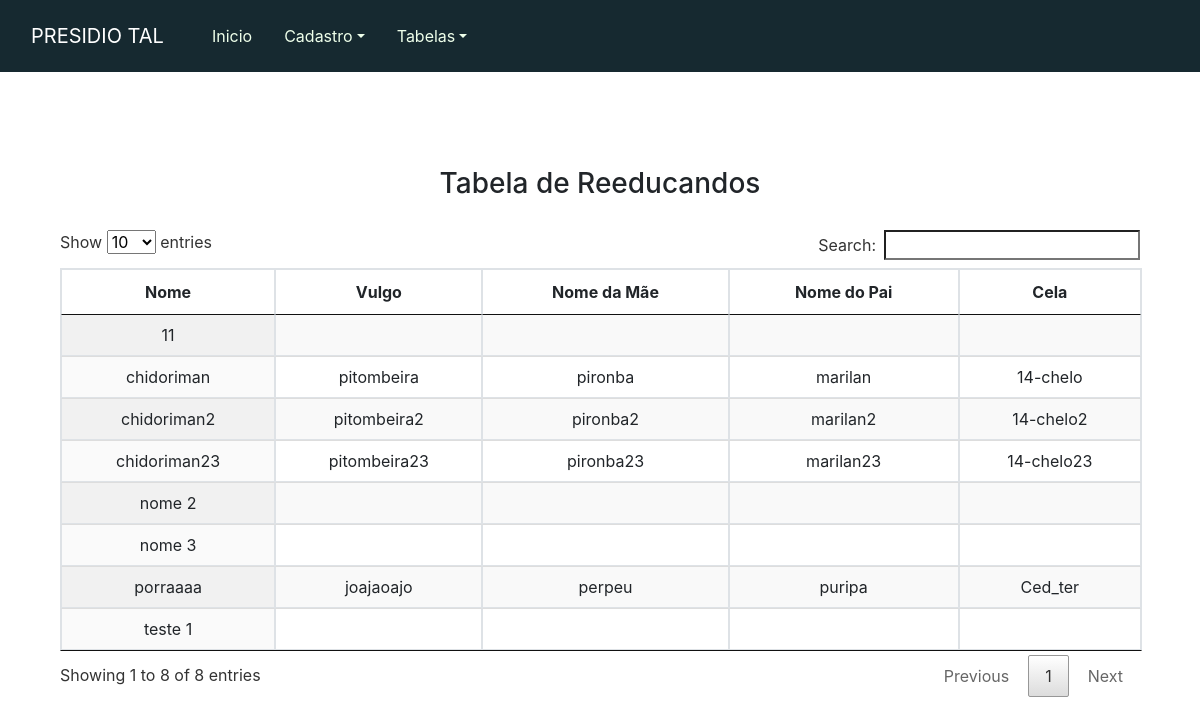
The page /paginas/reeducandos_tabela.php on the database its author committed.
### tables this page shows
CREATE TABLE IF NOT EXISTS `reeducando` (
  `id` int(11) NOT NULL AUTO_INCREMENT,
  `nome` varchar(60) NOT NULL,
  `vulgo` varchar(60) NOT NULL,
  `nome_pai` varchar(60) NOT NULL,
  `nome_mae` varchar(60) NOT NULL,
  `cela` varchar(255) NOT NULL,
  PRIMARY KEY (`id`)
);

### paginas/funcoes.php (the view, shortened to what this page needs)
<?php
function listaTabelaDetento($con)
{
    $selecao = "SELECT * FROM `reeducando`";
    $resultado = mysqli_query($con, $selecao);
    while ($var = mysqli_fetch_row($resultado)) {
        $nome = $var[1];
        $vulgo = $var[2];
        $nome_pai = $var[3];
        $nome_mae = $var[4];
        $cela = $var[5];
        echo "<tr>" . "<td>" . $nome . "</td>" . "<td>" . $vulgo . "</td>" . "<td>" . $nome_mae . "</td>" . "<td>" . $nome_pai . "</td>" . "<td>" . $cela . "</td>" . "</tr>";
    }
}

### paginas/cabecalho.php (shortened to what this page needs)
<!DOCTYPE html>
    <html>
        <head>
            <link rel="stylesheet" href="../js/jquery.dataTablesEstilo.css">
            <link href = "../css/bootstrap.css" rel="stylesheet" id="bootstrap-css">
            <link href = "../css/front_presidio.css" rel="stylesheet">
        </head>
        <body>
            <?php require_once "navegacao.php"?>
            <div class ="container">
                <div class="principal">

### paginas/navegacao.php (shortened to what this page needs)
<nav class="navbar navbar-expand-lg navbar-dark fixed-top " style="background-color:#162930;">
    <div class="container-fluid">
        <a class="navbar-brand" href="presidio-index.php">PRESIDIO TAL</a>
        <div class="collapse navbar-collapse" id="barra-navegacao">
            <ul class="nav navbar">
                <li class="nav-item">
                    <a class="nav-link" href="presidio-index.php" style="">Inicio</a>
                </li>
                <li class="nav-item dropdown">
                    <a class="nav-link dropdown-toggle" data-toggle="dropdown" href="#" role="button" aria-haspopup="true" aria-expanded="false">Cadastro</a>
                </li>
                <li class="nav-item dropdown">
                    <a class="nav-link dropdown-toggle" data-toggle="dropdown" href="#" role="button" aria-haspopup="true" aria-expanded="false">Tabelas</a>
                </li>
            </ul>
        </div>
    </div>
</nav>

### paginas/reeducandos_tabela.php
<?php   require_once "cabecalho.php";
require_once "../banco/conexao.php";
require_once "funcoes.php"?>
    <div class="row">
        <div class="offset-md-3 col-md-6 ">
            <div class="page-header">
                <h3 class="text-center" style="margin-bottom:30px">Tabela de Reeducandos</h3>
            </div>
        </div>
    </div>
    <table id="myTable" class="display table table-striped table-bordered" style="width:100%">
        <thead>
        <tr>
            <th>Nome</th>
            <th>Vulgo</th>
            <th>Nome da Mãe</th>
            <th>Nome do Pai</th>
            <th>Cela</th>
        </tr>
        </thead>
        <tbody>
        <?php
        listaTabelaDetento($con);
        mysqli_close($con);?>
        </tbody>
    </table>
<?php require_once "rodape.php"?>

### paginas/rodape.php (shortened to what this page needs)
            </div>
        </div>
    </body>
</html>

### css/front_presidio.css (style rules this page uses)
body { padding : 0px; }
.principal { padding:15% 15px; text-align: center; }

### rows shown on the page
reeducando: nome "chidoriman", vulgo "pitombeira", nome_mae "pironba", nome_pai "marilan", cela "14-chelo"
reeducando: nome "chidoriman2", vulgo "pitombeira2", nome_mae "pironba2", nome_pai "marilan2", cela "14-chelo2"
reeducando: nome "chidoriman23", vulgo "pitombeira23", nome_mae "pironba23", nome_pai "marilan23", cela "14-chelo23"
reeducando: nome "porraaaa", vulgo "joajaoajo", nome_mae "perpeu", nome_pai "puripa", cela "Ced_ter"
reeducando: nome "teste 1"
reeducando: nome "nome 2"
reeducando: nome "nome 3"
reeducando: nome "11"
